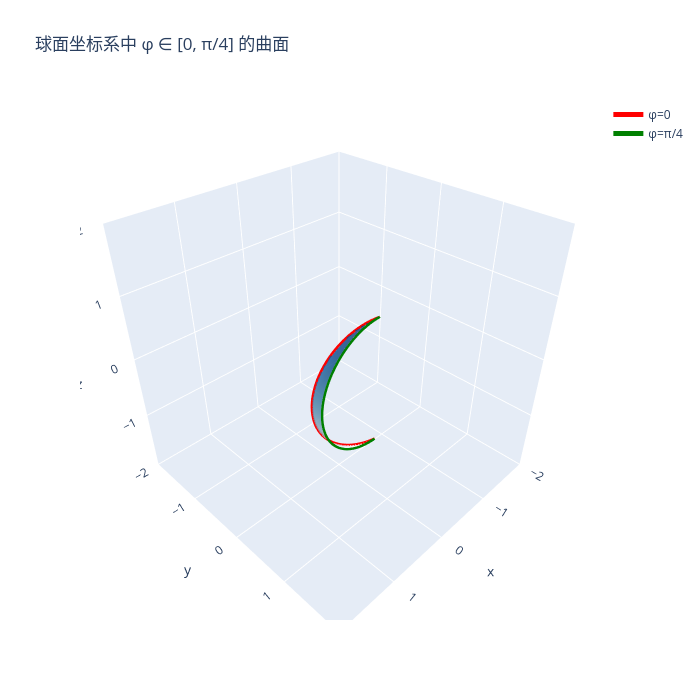

Notebook code cell kept with this figure:
### Code cell
import plotly.graph_objects as go
import numpy as np

# 参数设置
R = 1  # 球半径
alpha = np.arccos(np.sqrt(3 + 8 * np.sqrt(2)) * (4 * np.sqrt(2) - 1) / 18)
theta = np.linspace(0, np.pi, 50)  # 极角 θ ∈ [0, π]（上下半球）
phi = np.linspace(-alpha, 0, 50)  # 方位角 φ ∈ [0, π/4]
(x0, y0, z0) = (0, np.sqrt(2) / 2, 0)  # 球心坐标
# 生成网格
theta_grid, phi_grid = np.meshgrid(theta, phi)

# 转换为直角坐标系
x = R * np.sin(theta_grid) * np.cos(phi_grid) + x0
y = R * np.sin(theta_grid) * np.sin(phi_grid) + y0
z = R * np.cos(theta_grid) + z0

# 绘制曲面
fig = go.Figure(
    data=[go.Surface(x=x, y=y, z=z, colorscale="Blues", opacity=0.8, showscale=False)]
)

# 添加辅助平面（显示 φ=0 和 φ=π/4 的边界）
phi_boundary = 0
x_bound0 = R * np.sin(theta) * np.cos(-alpha) + x0  # φ=0 边界
y_bound0 = R * np.sin(theta) * np.sin(-alpha) + y0
z_bound0 = R * np.cos(theta) + z0
x_bound1 = R * np.sin(theta) * np.cos(phi_boundary) + x0  # φ=π/4 边界
y_bound1 = R * np.sin(theta) * np.sin(phi_boundary) + y0
z_bound1 = R * np.cos(theta) + z0
fig.add_trace(
    go.Scatter3d(
        x=x_bound0,
        y=y_bound0,
        z=z_bound0,
        mode="lines",
        line=dict(color="red", width=5),
        name="φ=0",
    )
)
fig.add_trace(
    go.Scatter3d(
        x=x_bound1,
        y=y_bound1,
        z=z_bound1,
        mode="lines",
        line=dict(color="green", width=5),
        name="φ=π/4",
    )
)

# 设置布局
fig.update_layout(
    title="球面坐标系中 φ ∈ [0, π/4] 的曲面",
    scene=dict(
        xaxis=dict(range=[-R * 2, R * 2], nticks=5),  # 设置轴范围略大于半径
        yaxis=dict(range=[-R * 2, R * 2], nticks=5),
        zaxis=dict(range=[-R * 2, R * 2], nticks=5),
        aspectmode="manual",  # 手动设置比例
        aspectratio=dict(x=1, y=1, z=1),  # 1:1:1比例
    ),
    width=700,
    height=700,
)

fig.show()

### Figure 1 — Plotly figure (JSON) as saved in the notebook; plotly's stock layout.template omitted (floating-point values rounded to 4 significant figures; data arrays with more than 128 entries replaced by an {"elided": "..."} marker saying what was removed)
{"data": [{"colorscale": [[0, "rgb(247,251,255)"], [0.125, "rgb(222,235,247)"], [0.25, "rgb(198,219,239)"], [0.375, "rgb(158,202,225)"], [0.5, "rgb(107,174,214)"], [0.625, "rgb(66,146,198)"], [0.75, "rgb(33,113,181)"], [0.875, "rgb(8,81,156)"], [1, "rgb(8,48,107)"]], "opacity": 0.8, "showscale": false, "type": "surface", "x": {"elided": "50x50 float values"}, "y": {"elided": "50x50 float values"}, "z": {"elided": "50x50 float values"}}, {"line": {"color": "red", "width": 5}, "mode": "lines", "name": "φ=0", "type": "scatter3d", "x": [0.0, 0.06271, 0.1252, 0.1871, 0.2483, 0.3084, 0.3673, 0.4247, 0.4803, 0.534, 0.5854, 0.6345, 0.6809, 0.7246, 0.7653, 0.8028, 0.837, 0.8678, 0.895, 0.9186, 0.9383, 0.9543, 0.9663, 0.9743, 0.9783, 0.9783, 0.9743, 0.9663, 0.9543, 0.9383, 0.9186, 0.895, 0.8678, 0.837, 0.8028, 0.7653, 0.7246, 0.6809, 0.6345, 0.5854, 0.534, 0.4803, 0.4247, 0.3673, 0.3084, 0.2483, 0.1871, 0.1252, 0.06271, 1.199e-16], "y": [0.7071, 0.694, 0.6809, 0.668, 0.6552, 0.6426, 0.6303, 0.6183, 0.6066, 0.5954, 0.5846, 0.5744, 0.5646, 0.5555, 0.547, 0.5391, 0.532, 0.5255, 0.5198, 0.5149, 0.5108, 0.5074, 0.5049, 0.5033, 0.5024, 0.5024, 0.5033, 0.5049, 0.5074, 0.5108, 0.5149, 0.5198, 0.5255, 0.532, 0.5391, 0.547, 0.5555, 0.5646, 0.5744, 0.5846, 0.5954, 0.6066, 0.6183, 0.6303, 0.6426, 0.6552, 0.668, 0.6809, 0.694, 0.7071], "z": [1.0, 0.9979, 0.9918, 0.9816, 0.9673, 0.9491, 0.9269, 0.901, 0.8713, 0.8381, 0.8014, 0.7614, 0.7183, 0.6723, 0.6235, 0.5721, 0.5184, 0.4625, 0.4048, 0.3454, 0.2845, 0.2225, 0.1596, 0.09602, 0.03205, -0.03205, -0.09602, -0.1596, -0.2225, -0.2845, -0.3454, -0.4048, -0.4625, -0.5184, -0.5721, -0.6235, -0.6723, -0.7183, -0.7614, -0.8014, -0.8381, -0.8713, -0.901, -0.9269, -0.9491, -0.9673, -0.9816, -0.9918, -0.9979, -1.0]}, {"line": {"color": "green", "width": 5}, "mode": "lines", "name": "φ=π/4", "type": "scatter3d", "x": [0.0, 0.06407, 0.1279, 0.1912, 0.2537, 0.3151, 0.3753, 0.4339, 0.4907, 0.5455, 0.5981, 0.6482, 0.6957, 0.7403, 0.7818, 0.8202, 0.8551, 0.8866, 0.9144, 0.9385, 0.9587, 0.9749, 0.9872, 0.9954, 0.9995, 0.9995, 0.9954, 0.9872, 0.9749, 0.9587, 0.9385, 0.9144, 0.8866, 0.8551, 0.8202, 0.7818, 0.7403, 0.6957, 0.6482, 0.5981, 0.5455, 0.4907, 0.4339, 0.3753, 0.3151, 0.2537, 0.1912, 0.1279, 0.06407, 1.225e-16], "y": [0.7071, 0.7071, 0.7071, 0.7071, 0.7071, 0.7071, 0.7071, 0.7071, 0.7071, 0.7071, 0.7071, 0.7071, 0.7071, 0.7071, 0.7071, 0.7071, 0.7071, 0.7071, 0.7071, 0.7071, 0.7071, 0.7071, 0.7071, 0.7071, 0.7071, 0.7071, 0.7071, 0.7071, 0.7071, 0.7071, 0.7071, 0.7071, 0.7071, 0.7071, 0.7071, 0.7071, 0.7071, 0.7071, 0.7071, 0.7071, 0.7071, 0.7071, 0.7071, 0.7071, 0.7071, 0.7071, 0.7071, 0.7071, 0.7071, 0.7071], "z": [1.0, 0.9979, 0.9918, 0.9816, 0.9673, 0.9491, 0.9269, 0.901, 0.8713, 0.8381, 0.8014, 0.7614, 0.7183, 0.6723, 0.6235, 0.5721, 0.5184, 0.4625, 0.4048, 0.3454, 0.2845, 0.2225, 0.1596, 0.09602, 0.03205, -0.03205, -0.09602, -0.1596, -0.2225, -0.2845, -0.3454, -0.4048, -0.4625, -0.5184, -0.5721, -0.6235, -0.6723, -0.7183, -0.7614, -0.8014, -0.8381, -0.8713, -0.901, -0.9269, -0.9491, -0.9673, -0.9816, -0.9918, -0.9979, -1.0]}], "layout": {"height": 700, "scene": {"aspectmode": "manual", "aspectratio": {"x": 1, "y": 1, "z": 1}, "xaxis": {"nticks": 5, "range": [-2, 2]}, "yaxis": {"nticks": 5, "range": [-2, 2]}, "zaxis": {"nticks": 5, "range": [-2, 2]}}, "title": {"text": "球面坐标系中 φ ∈ [0, π/4] 的曲面"}, "width": 700}}
